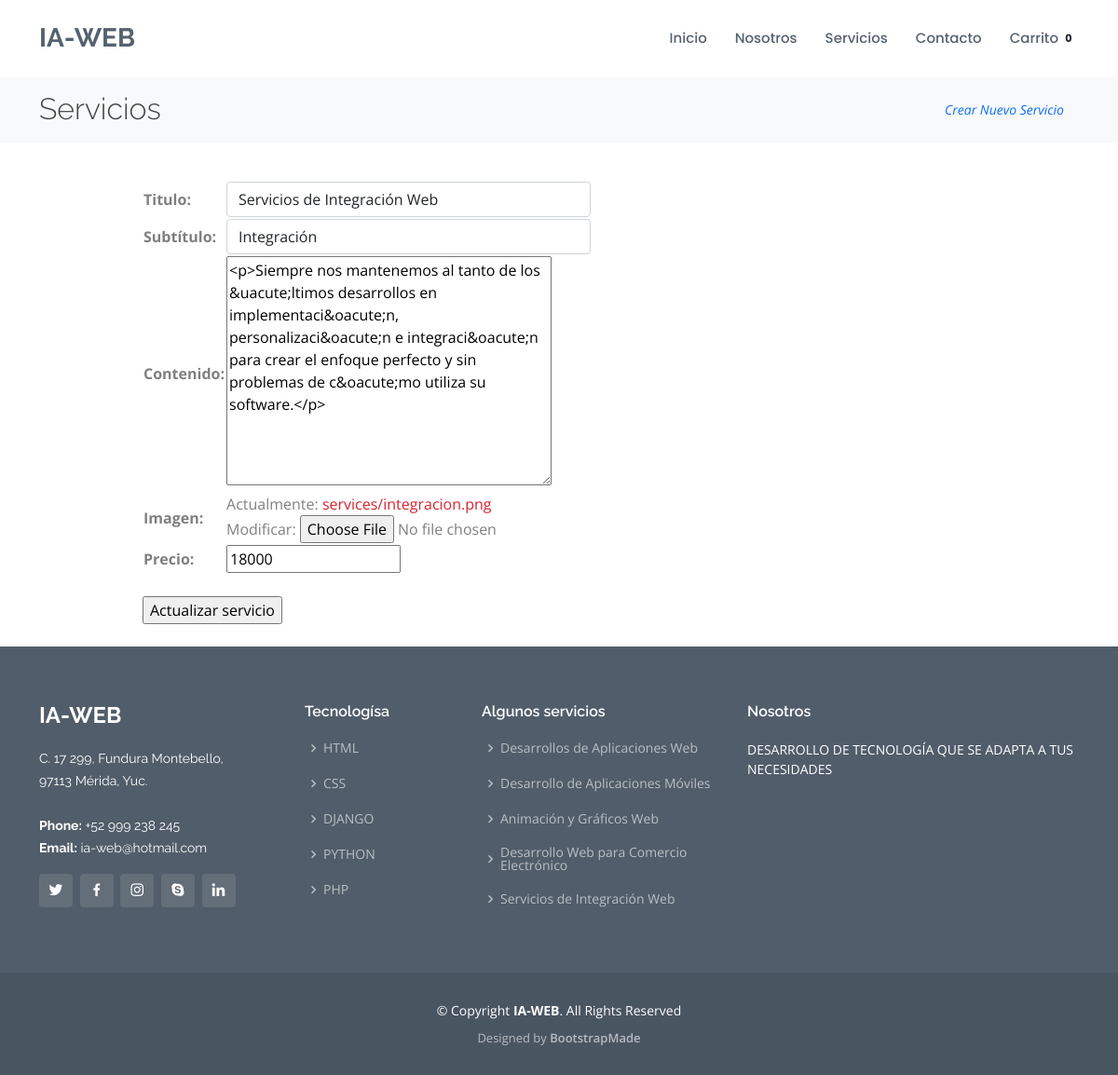
Screenshot of /services/update/7 (signed in) with the database file from the repository.
### services/models.py (models this page shows, shortened)
class Service(models.Model):
    title = models.CharField(max_length=200, verbose_name='Titulo')
    subtitle = models.CharField(max_length=200, verbose_name='Subtítulo')
    content = RichTextUploadingField(verbose_name='Contenido')
    image = models.ImageField(upload_to='services', verbose_name="Imagen")
    pricing = models.IntegerField(verbose_name="Precio")
    created = models.DateTimeField(auto_now_add=True, verbose_name='Fecha de creación')
    updated = models.DateTimeField(auto_now=True, verbose_name='Fecha de modificación')
    class Meta:
        verbose_name = 'Servicio'
        verbose_name_plural = 'Servicios'
        ordering = ['-updated']

### services/views.py (the view)
# urls.py: path('update/<int:service_id>',views.update, name='update'),
@staff_member_required
def update(request, service_id):
    service = Service.objects.get(id=service_id)
    if request.method == 'POST':
        form = ServiceForm(request.POST,request.FILES, instance=service)
        if form.is_valid():
            form.save()
            return HttpResponseRedirect('/')
    else:
        form = ServiceForm(instance=service)
    return render(request, 'services/service_update_form.html', {'form':form})

### services/forms.py (shortened to what this page needs)
class ServiceForm(ModelForm):
    class Meta:
        model = Service
        fields = ['title','subtitle', 'content', 'image', 'pricing']
        widgets = {
            'title':TextInput(attrs={'class':'form-control', 'placeholder':'Título'}),
            'subtitle':TextInput(attrs={'class':'form-control', 'placeholder':'Subtítulo'}),
        }

### services/templates/services/service_update_form.html
{% extends "core/base.html" %}
{% block content %}
{% load static %}
{% include 'services/menu_services.html' %}
{% include 'services/service_formulario.html' with btn_description='Actualizar servicio' %}
{% endblock %}

### services/templates/services/service_formulario.html (shortened to what this page needs)
<div class="containaer">
    <div class="row mt-3">
        <div class="col-md-9 mx-auto text-light py-4">
            <div>
                <form action="" method="post" enctype="multipart/form-data">
                    <table class="text-black-50">
                        {{form.as_table}}
                    </table>
                    <br>
                    <input type="submit" value="{{ btn_description }}">
                </form>
            </div>
        </div>
    </div>
</div>

### core/static/core/css/style.css (style rules this page uses)
body { font-family: "Open Sans", sans-serif; color: #444444; }
a { text-decoration: none; color: #d9232d; }

### rows the page displays
Service: title "Servicios de Integración Web", subtitle "Integración", content "<p>Siempre nos mantenemos al tanto de los &uacute;ltimos desarrollos en implementaci&oacute;n, personalizaci&oacute;n e integraci&oacute;n para crear el enfoque perfecto y sin problemas de c&oacute;mo utiliza su software.</p>", pricing "18000"
